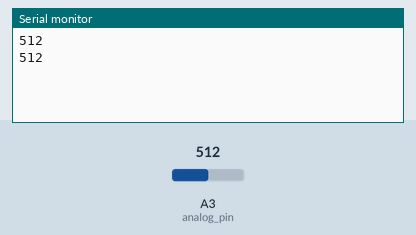
The sketch below on a simulated Arduino Uno, built with avr-gcc and run on an emulated ATmega328P. Parts: the last lines printed to the serial monitor. Inputs (shaded band) come from the test bench; at power-on: A3 (analog_pin) = 512.

Above: at 1.8 s.
1.9 s: A3 (analog_pin) set to 716
At 2.8 s:
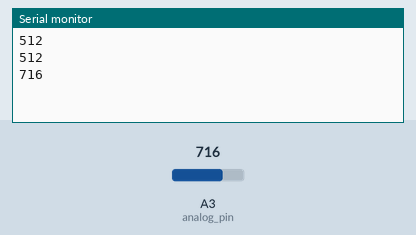
3.4 s: A3 (analog_pin) set to 900
At 4.4 s:
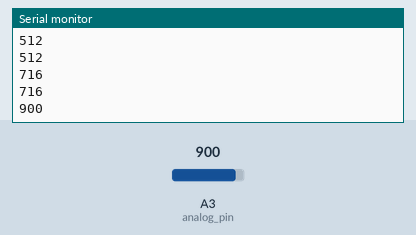
Timing chart, 0 to 6.4 s (numbered marks = the images above; inputs shaded):
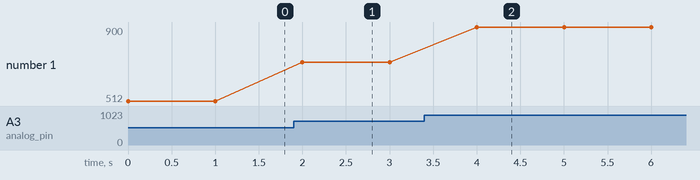

The sketch:

serialcom.ino
```cpp
int analog_pin=3;
int data = 0;

void setup()
{
  Serial.begin(9600);
}

void loop()
{
  data = analogRead(analog_pin);
  Serial.println(data);
  delay(1000);
}
```

Measured:
- after the input at 1.9 s, the serial monitor: prints a new line after 0.10 s (image 1)
- after the input at 3.4 s, the serial monitor: prints a new line after 0.60 s (image 2)
- plotted number 1: 512 → 716 after the input at 1.9 s, 716 → 900 after the input at 3.4 s
